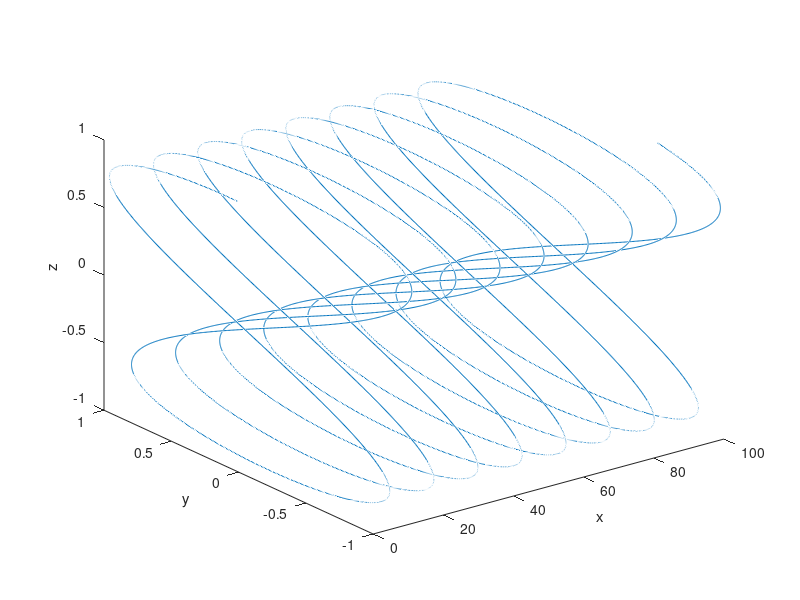
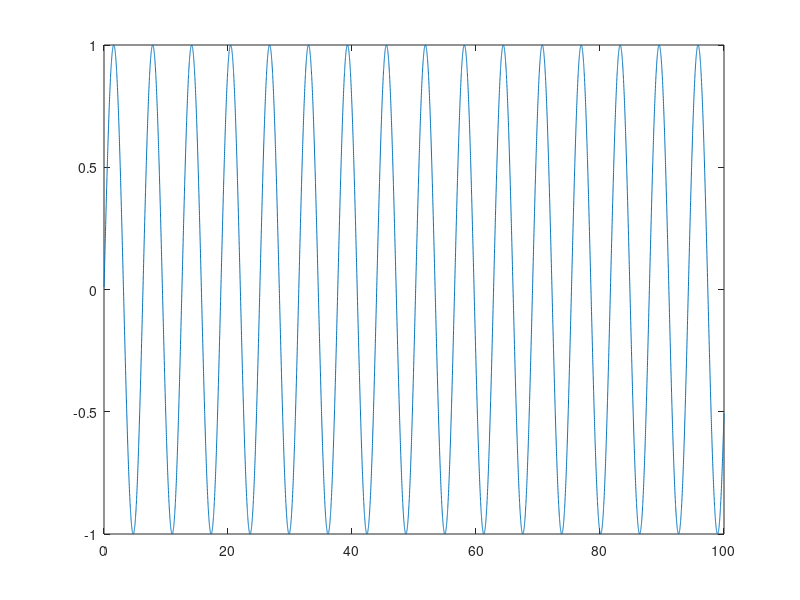

Write the MATLAB code that produced these figures, in order.
clc
close all
x = 0.01:0.01:100;
x1  = x;
y = sin(x);
z = cos(x./2);
figure
plot3(x1,y,z);
xlabel('x')
ylabel('y')
zlabel('z')
figure

plot(x,y);
